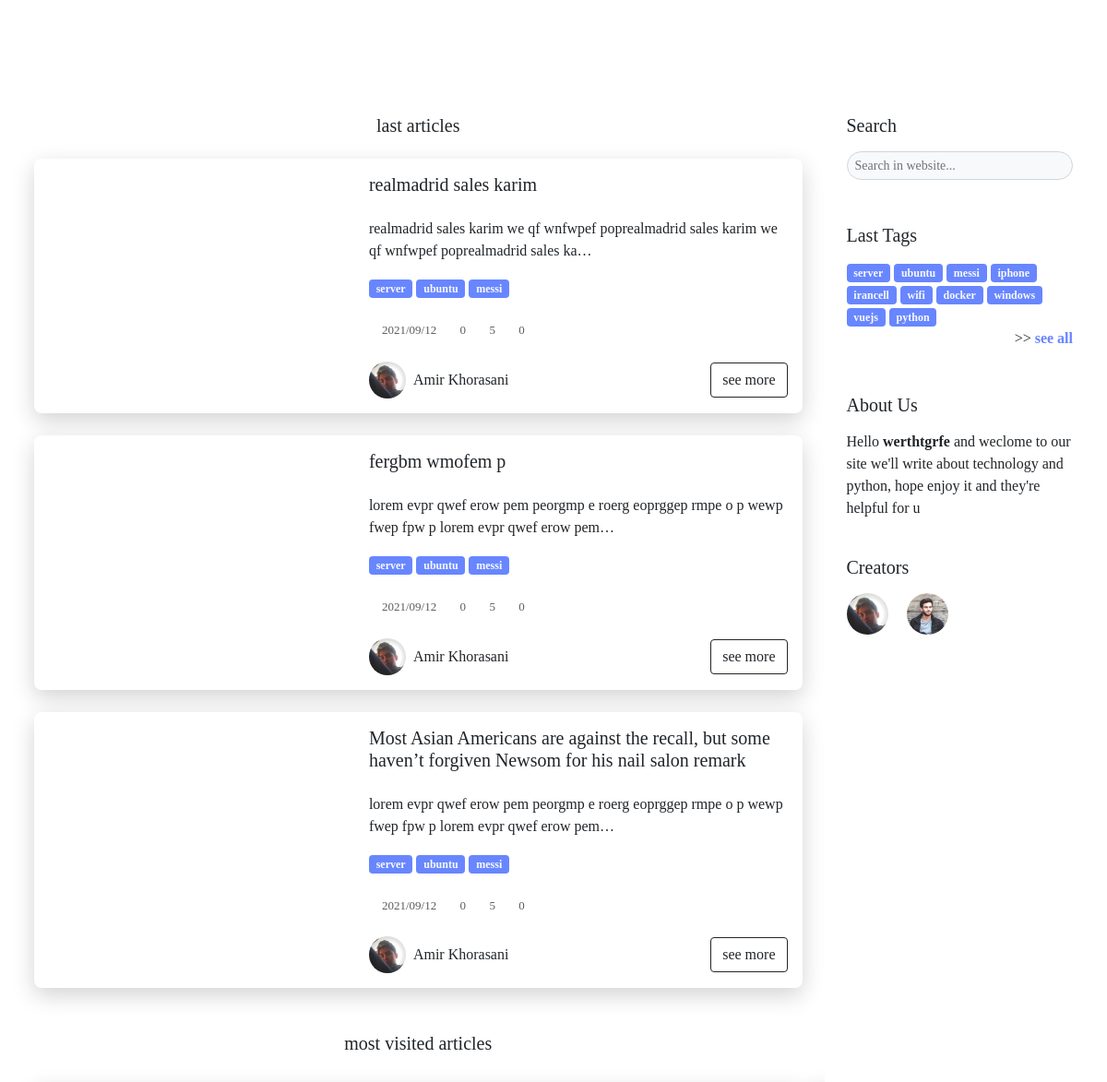
Before: / (middle part) with the older database file.
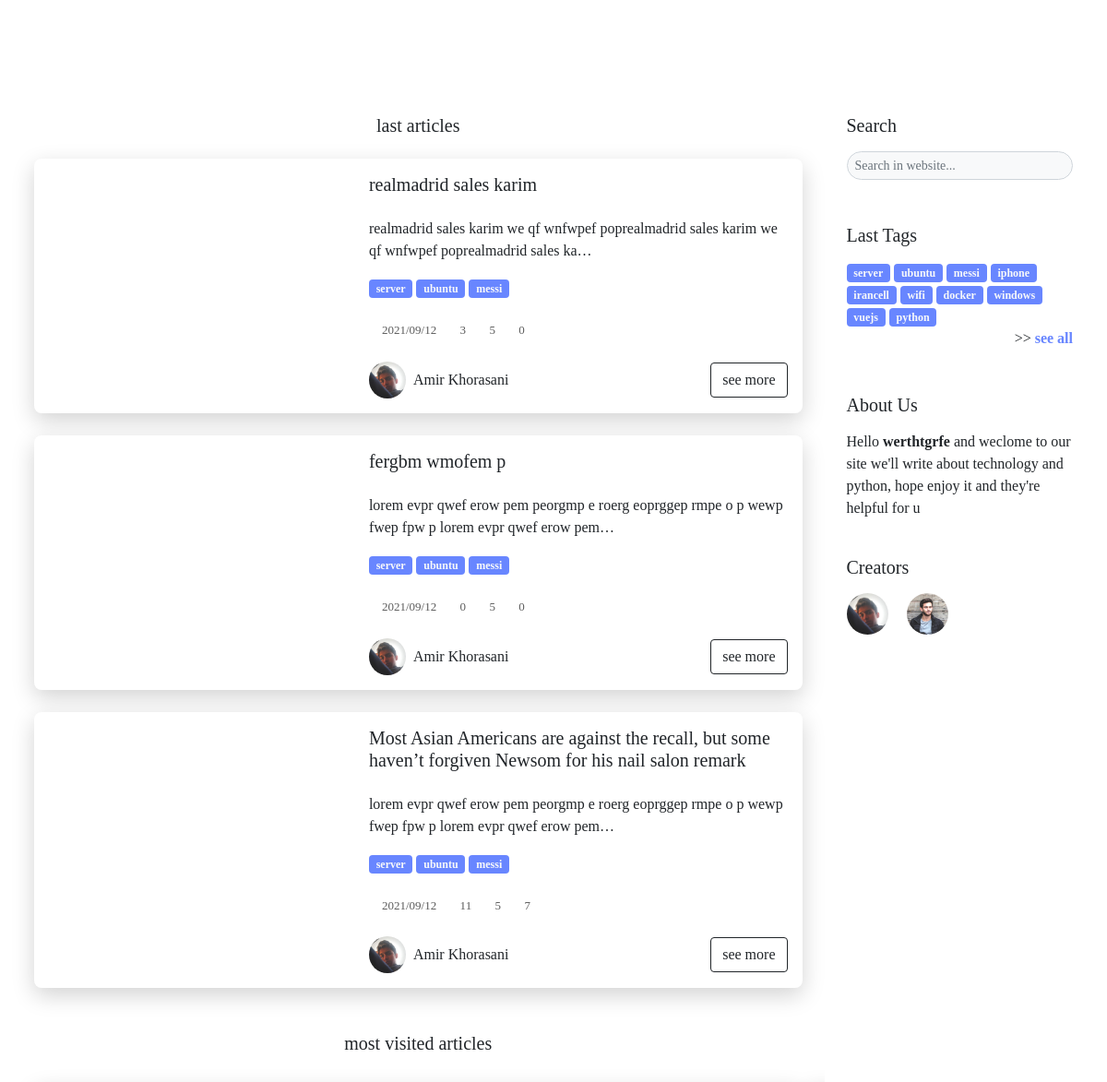
After: the same page with the newer database file.
### blog/models.py (models this page shows, shortened)
class Article(models.Model):
    title_en   = models.CharField(max_length=200) # english title
    title_fa   = models.CharField(max_length=200) # persian title
    desc_en    = models.TextField() # english description for article in home
    desc_fa    = models.TextField() # persian description for article in home
    body_en    = RichTextUploadingField() # english body
    body_fa    = RichTextUploadingField() # persian body
    slug       = models.SlugField(max_length=100,unique=True) # slug of the article
    short_slug = models.SlugField(editable=False) # auto created in auto_slug_article function
    views      = models.IntegerField(default=0) # number of views this article
    status     = models.BooleanField(default=True) # article status => true:publish , false:draft
    created    = models.DateTimeField(auto_now_add=True) # auto complete created time
    updated    = models.DateTimeField(auto_now=True) # auto compelete last update
    author     = models.ForeignKey(User,editable=False,null=True,on_delete=models.SET_NULL) # auto delete article on delete author
    category   = models.ManyToManyField(Category,blank=True,related_name='articles') # article categories
    thumbnail  = models.ImageField(upload_to='thumbnails') # article thumbnail in post card and main page
    readtime   = models.IntegerField(default=0) # suggested time for readnig the article
    class Meta:
        verbose_name_plural = 'Articles'
        ordering            = ['-created'] # for new to old sorting in admin panel
    objects = ArticleManager() # set managers for this class
    def simple_created(self):
        return self.created.strftime("%Y/%m/%d")
    simple_created.short_description = "created"

class Category(models.Model):
    name_en = CharField(max_length=100) # English name
    name_fa = CharField(max_length=100) # Persian name
    slug    = SlugField(editable=False) #auto created in auto_slug_category function
    created = DateTimeField(auto_now_add=True) # auto complete created time
    status  = BooleanField(default=True) # category status => true:publish , false:draft
    thumbnail  = models.ImageField(upload_to='categories',null=True) # article thumbnail in post card and main page
    class Meta:
        verbose_name_plural = 'Categories'
        ordering            = ['-created'] # for new to old sorting in admin panel
    objects = CategoryManager() # set managers for this class
    def simple_created(self):
        return self.created.strftime("%Y/%m/%d %H:%M")
    simple_created.short_description = "created"

class User(AbstractUser):
    thumbnail     = models.ImageField(upload_to='creators',default='creators/default.png')
    telegram      = models.URLField(null=True,blank=True)
    instagram     = models.URLField(null=True,blank=True)
    github        = models.URLField(null=True,blank=True)
    user_page_url = models.CharField(max_length=200)
    desc          = RichTextField(null=True)
    skills        = models.CharField(max_length=500,null=True)

class Comment(models.Model):
    admin    = models.ForeignKey(User,editable=False,default=None,null=True,on_delete=models.SET_NULL)
    article  = models.ForeignKey(Article,on_delete=models.CASCADE,related_name='comments')
    name     = CharField(max_length=50)
    desc     = RichTextField()
    created  = models.DateTimeField(auto_now_add=True)
    reply_to = models.ForeignKey('self',null=True,blank=True,on_delete=models.CASCADE,related_name='replies')
    status   = models.BooleanField(default=False) # comment status => true:publish , false:draft
    avatar   = models.ForeignKey(Avatar,on_delete=models.SET_NULL,null=True)
    class Meta:
        ordering = ('-created',)
    objects = CommentsManager()

### blog/views.py (the view)
# urls.py: path('',Home,name='home'),
def Home(request):
    articles_query     = Article.objects.active()     # get all active articles
    articles_latest    = articles_query.order_by('-created')[:3]  # get 3 latest articles
    articles_mostvisit = articles_query.order_by('-views')[:3]    # get 3 most visited articles
    context = {
        'latest_articles':articles_latest,
        'most_viewed_articles':articles_mostvisit,
    }
    return render(request,'home.html',context)

### blog/models.py (called while the page is built)
	def active(self):
		return self.filter(status=True)

    def active(self):
        return [item for item in self.filter(status=True) if len(item.articles.active()) > 0]

### blog/templatetags/template_tags.py (called while the page is built)
@register.simple_tag
def author_full_name(author):
    if author.first_name:
        return f'{author.first_name.capitalize()} {author.last_name.capitalize()}'
    else:
        return author.username.capitalize()

@register.simple_tag
def site_setting(value):
    try:
        return contents.data_set[value]
    except:
        pass

@register.inclusion_tag('partials/col_4_about.html')
def col_4_about():
    return {
        'col_4_about': contents.data_set['about']
    }

@register.inclusion_tag('partials/col_4_tags.html')
def col_4_tags():
    categories_query   = Category.objects.active()   # get all active categories
    categories_query   = [category for category in categories_query if len(category.articles.active()) > 0] #check if length is bigger than 0 and tag already used before
    if len(categories_query) <= contents.data_set['col_4_tags_count']:
        return {
            'fix' : True,
            'col_4_tags': categories_query,
        }
    else:
        return {
            'fix' : False,
            'col_4_tags': categories_query[:contents.data_set['col_4_tags_count']],
        }

@register.inclusion_tag('partials/col_4_social.html')
def col_4_social():
    creators = User.objects.filter(is_superuser=True)
    return {
            'creators': creators,
        }

### template/home.html (shortened to what this page needs)
{% load static %}
{% load template_tags %}
<!DOCTYPE html>
<html lang="en">
<head>
    <link rel="stylesheet" href="{% static 'blog/css/swiper.min.css' %}">
    <link rel="stylesheet" href="{% static 'blog/css/bootstrap.css' %}">
    <link rel="stylesheet" href="{% static 'blog/fontawesome-free-5.15.3-web/css/all.css' %}">
    <link rel="stylesheet" href="{% static 'blog/css/custom.css' %}">
    <link rel="stylesheet" href="{% static 'blog/css/responsiv.css' %}">
    <link rel="stylesheet" href="{% static 'blog/css/pages/index.css' %}">
</head>
<body data-src="/media/img/header.jpg">
    <header class="thumbnail">
    </header>
    <main class="py-5">
        <div class="container">
            <div class="row gx-md-5">
                <div class="col-md-8 col-lg-9">
                    <section>
                        <h5 class="text-center">
                            last articles
                        </h5>
                        {% for article in latest_articles %}
                        <div class="card rounded my-4 overflow-hidden">
                            <div class="row g-0">
                                <div class="col-lg-6 col-xl-5 p-3">
                                    <div class="img-card h-100 rounded" data-src="'{{ article.thumbnail.url }}'"></div>
                                </div>
                                <div class="col-lg-6 col-xl-7 p-3">
                                    <h5 class="pb-3">
                                        {{ article.title_en }}
                                    </h5>
                                    <p class="mb-3">
                                        {{ article.desc_en|safe|truncatechars:100 }}
                                    </p>
                                    {% for category in article.category.active %}
                                    <a href="{% url 'blog:tag' category.slug %}" class="badge bg-info text-light text-decoration-none">
                                            {{ category.name_en }}
                                        </a> {% endfor %}
                                    <div class="icons-card pt-2 mt-3">
                                        <div class="d-inline-flex w-auto align-items-center flex-wrap">
                                            <i class="fas fa-calendar"></i>
                                            <p class="m-0 ps-1 pe-2">{{ article.created|date:'Y/m/d' }}</p>
                                        </div>
                                        <div class="d-inline-flex w-auto align-items-center flex-wrap">
                                            <i class="fas fa-eye"></i>
                                            <p class="m-0 ps-1 pe-2">{{ article.views }}</p>
                                        </div>
                                        <div class="d-inline-flex w-auto align-items-center flex-wrap">
                                            <i class="fas fa-clock"></i>
                                            <p class="m-0 ps-1 pe-2">{{ article.readtime }}</p>
                                        </div>
                                        <div class="d-inline-flex w-auto align-items-center flex-wrap">
                                            <i class="fas fa-comment"></i>
                                            <p class="m-0 ps-1 pe-2">{{ article.comments.all|length }}</p>
                                        </div>
                                    </div>
                                    <div class="d-flex align-items-center justify-content-between flex-wrap">
                                        <a href="/{{ article.author.user_page_url }}" class="pe-3 text-decoration-none mt-4 text-dark d-inline-flex align-items-center">
                                            <img src="{{ article.author.thumbnail.url }}" class="img-sm rounded-pill" alt="">
                                            <div class="px-2">
                                                <span>
                                                        {% author_full_name article.author %}
                                                    </span>
                                            </div>
                                        </a>
                                        <a href="{% url 'blog:article_slug' article.slug %}" class="btn btn-outline-dark d-block ms-auto mt-4">
                                                see more
                                            </a>
                                    </div>
                                </div>
                            </div>
                        </div>
                        {% endfor %}
                    </section>
                    <section id="most_visited" class="position-relative mb-2">
                        <h5 class="text-center pt-4">
                            most visited articles
                        </h5>
                        <div class="mySwiper">
                            <div class="swiper-wrapper">
                            </div>
                        </div>
                    </section>
                </div>
                {% include 'partials/col-4.html' %}
            </div>
        </div>
    </main>
</body>
</html>

### template/partials/col-4.html (shortened to what this page needs)
{% load template_tags %}
<div class="col-md-4 col-lg-3">
    <div class="sidebar mt-md-0 mt-4">
        {% if page == 'search' %}
            <div class="py-4 pt-md-0">
                <h5 class="pb-2">Last Tags</h5>
                <div>
                    {% col_4_tags %}
                </div>
            </div>
        {% else %}
            <div class="py-4 pt-md-0">
                <h5 class=" pb-2">Search</h5>
                <form class="position-relative d-inline-block" id="input_search" action="/search">
                    <input name="q" type="text" placeholder="Search in website..." class="form-control pe-5 form-control-sm bg-light rounded-pill">
                    <button type="submit" class="position-absolute border-0">
                        <i class="fas text-dark fa-search py-2 px-0 text-dark"></i>
                    </button>
                </form>
            </div>
            <div class="py-4">
                <h5 class=" pb-2">Last Tags</h5>
                <div>
                    {% col_4_tags %}
                </div>
            </div>
        {% endif %}
        <div class="py-4">
            <h5 class="pb-2">About Us</h5>
            <p>
                {% col_4_about %}
            </p>
        </div>
        <div class="pb-4">
            <h5 class=" pb-2">Creators</h5>
            {% col_4_social %}
        </div>
    </div>
</div>

### template/partials/col_4_tags.html
{% if fix %}
    {% for category in col_4_tags %}
        <a href="{% url 'blog:tag' category.slug %}" class="badge bg-info text-light text-decoration-none">
            {{ category.name_en }}
        </a> {% endfor %} {% else %} {% for category in col_4_tags %}
        <a href="{% url 'blog:tag' category.slug %}" class="badge bg-info text-light text-decoration-none">
            {{ category.name_en }}
        </a>
    {% endfor %}
    <br>
    <div class="text-end">
        >> <a href="/tags" class="text-decoration-none text-info"><b>see all</b></a>
    </div>
{% endif %}

### template/partials/col_4_about.html
{{ col_4_about|safe }}

### template/partials/col_4_social.html
<div id='creators'>
    {% for creator in creators %}
        <a href="/{{ creator.user_page_url }}" class="text-decoration-none admin">
            <img src="{{ creator.thumbnail.url }}" class="img-sm rounded-pill me-3" alt="">
        </a>
    {% endfor %}
</div>

### static/blog/css/custom.css (style rules this page uses)
* { font-family: FiraSans-E; word-wrap: break-word; }
.btn { font-family: FiraSans-M; }
body { width: 100%; background: no-repeat center; background-size: cover; background-attachment: fixed; }
main { background: rgba(255, 255, 255, 0.9); backdrop-filter: blur(15px) !important; -webkit-backdrop-filter: blur(15px) !important; -moz-backdrop-filter: blur(15px) !important; box-shadow: 0px 10px 11px 0px rgba(0, 0, 0, 0.075); }
h5 { font-family: FiraSans-MT; }
.card { box-shadow: 0 0.5rem 1.5rem rgba(0, 0, 0, 0.175) !important; border: none; }
.card .icons-card { font-size: 13px; color: #5c5c5c; }
.card .img-sm { width: 40px; height: 40px; }
.card .img-card { min-height: 100px; background-size: cover !important; }
.card a { vertical-align: text-top !important; display: inline-block; }
.sidebar { position: -webkit-sticky; position: sticky !important; top: 100px !important; }
.img-sm { width: 45px; height: 45px; }
#input_search { width: 100%; max-width: 20rem; }
#input_search button { background: rgba(0, 0, 0, 0); top: -2px; right: 7px; }
.admin img { animation: shadow 4s infinite; }

### static/blog/css/pages/index.css (style rules this page uses)
header { width: 100%; height: 100vh; display: inline-flex; flex-wrap: wrap; align-items: center; justify-content: center; }
.col-md-8, .col-lg-9 { overflow: hidden; }

Changed rows visible on the page:
changed Article "realmadrid sales karim": views "0" → "3"
changed Article (number 3 of 3 on the later page): views "0" → "11"; comments.all|length "0" → "7"
